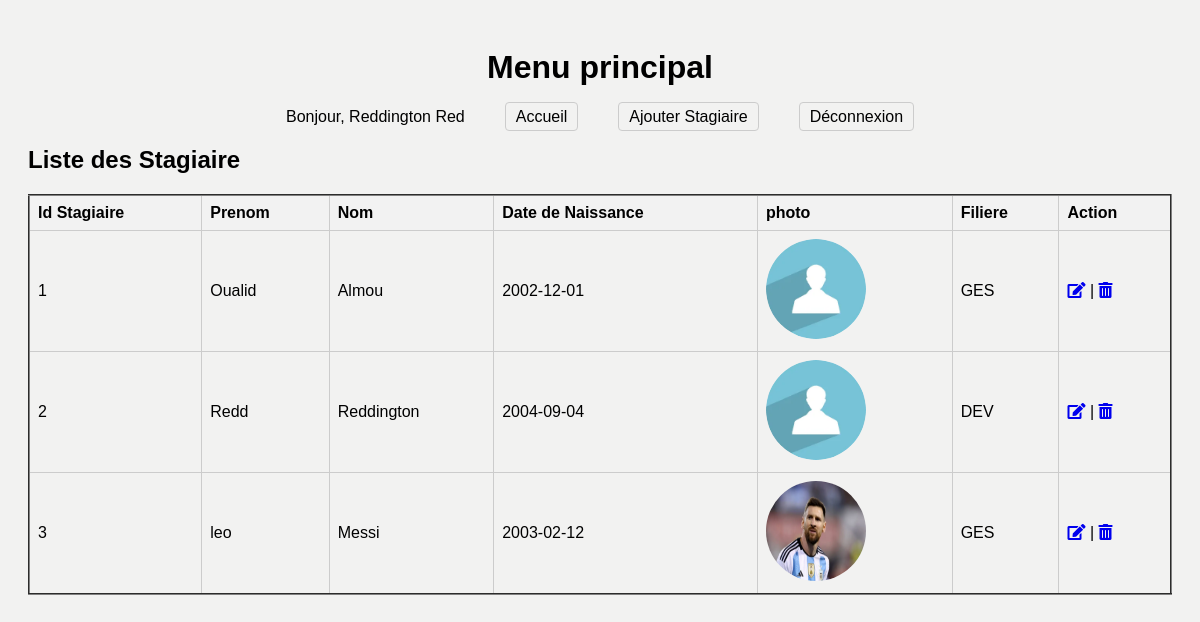
Screenshot of /acceuil.php (signed in) with the database file from the repository.
### tables this page shows
CREATE TABLE IF NOT EXISTS `compteu` (
  `loginAdmin` varchar(25) NOT NULL,
  `prenom` varchar(25) DEFAULT NULL,
  `motDePasse` varchar(25) DEFAULT NULL,
  `nom` varchar(255) DEFAULT NULL,
  PRIMARY KEY (`loginAdmin`)
);

CREATE TABLE IF NOT EXISTS `stagiaire` (
  `IdStagiaire` int NOT NULL,
  `prenom` varchar(255) DEFAULT NULL,
  `nom` varchar(255) DEFAULT NULL,
  `dateDeNaissance` date DEFAULT NULL,
  `photo` text,
  `IdF` varchar(25) DEFAULT NULL,
  PRIMARY KEY (`IdStagiaire`),
  KEY `IdF` (`IdF`)
);

### acceuil.php (the view, shortened to what this page needs)
<?php
include_once('conn.php');
$query = "SELECT nom, prenom FROM Compteu WHERE loginAdmin = :loginAdmin";
$stmt = $conn->prepare($query);
$stmt->bindParam(':loginAdmin', $_SESSION['loginAdmin']);
$stmt->execute();
$row = $stmt->fetch(PDO::FETCH_ASSOC);
if ($row) {
    $nom = $row['nom'];
    $prenom = $row['prenom'];
} else {
    $nom = "Nom";
    $prenom = "Prénom";
}
$heure = date("H");
if ($heure >= 6 && $heure < 18) {
    $salutation = "Bonjour";
} else {
    $salutation = "Bonsoir";
}
?>
<!DOCTYPE html>
<html>
<head>
    <link rel="stylesheet" href="https://cdnjs.cloudflare.com/ajax/libs/font-awesome/5.15.3/css/all.min.css" />
</head>
<body>
    <h1>Menu principal</h1>
    <ul>
        <?php echo $salutation . ", " . $nom . " " . $prenom ;   ?>
        <li id="Me"><a href="acceuil.php">Accueil</a></li>
        <li id="Me"><a href="ajouter.php">Ajouter Stagiaire</a></li>
        <li id="Me"><a href="logout.php">Déconnexion</a></li>
    </ul>
    <h2>Liste des Stagiaire</h2>
    <table border="2">
        <tr>
            <th>Id Stagiaire</th>
            <th>Prenom</th>
            <th>Nom</th>
            <th>Date de Naissance</th>
            <th>photo</th>
            <th>Filiere</th>
            <th>Action</th>
        </tr>
        <?php
$stmt = $conn ->query('SELECT * FROM stagiaire ORDER BY IdStagiaire');
$stmt->setFetchMode(PDO::FETCH_NUM);
        foreach ($stmt as $row) {
            echo "<tr>";
            echo "<td>" . $row[0] . "</td>";
            echo "<td>" . $row[1] . "</td>";
            echo "<td>" . $row[2] . "</td>";
            echo "<td>" . $row[3] . "</td>";
          echo'<td><img src="' . $row[4] . '" alt="Photo de ' . $row[1] . ' "></td>';
            echo "<td>" . $row[5] . "</td>";
            echo "<td>";
            echo "<a href='modifier.php?id=" . $row[0] . "'><i class='fas fa-edit'></i></a> | ";
            echo "<a href='supp.php?id=" . $row[0] . "'><i class='fas fa-trash-alt'></i></a>";
            echo "</td>";
            echo "</tr>";
        }
        ?>
    </table>
</body>
</html>

### acceuil.php (style rules this page uses)
body { font-family: Arial, sans-serif; background-color: #f2f2f1; padding: 20px; }
h1 { text-align: center; }
ul { list-style-type: none; margin: 0; padding: 0; display: flex; justify-content: center; }
ul li { margin-left: 40px; }
ul li a { text-decoration: none; color: #000; padding: 5px 10px; border: 1px solid #ccc; border-radius: 4px; }
table { width: 100%; border-collapse: collapse; }
th, td { padding: 8px; border: 1px solid #ccc; text-align: left; }
th { background-color: #f2f2f2; }
img { width: 100px; height: 100px; border-radius: 50%; }

### rows the page displays
compteu: nom "Reddington", prenom "Red"
stagiaire: IdStagiaire "1", prenom "Oualid", nom "Almou", dateDeNaissance "2002-12-01", photo (picture), IdF "GES"
stagiaire: IdStagiaire "2", prenom "Redd", nom "Reddington", dateDeNaissance "2004-09-04", photo (picture), IdF "DEV"
stagiaire: IdStagiaire "3", prenom "leo", nom "Messi", dateDeNaissance "2003-02-12", photo (picture), IdF "GES"

### other values shown
$salutation "Bonjour"
